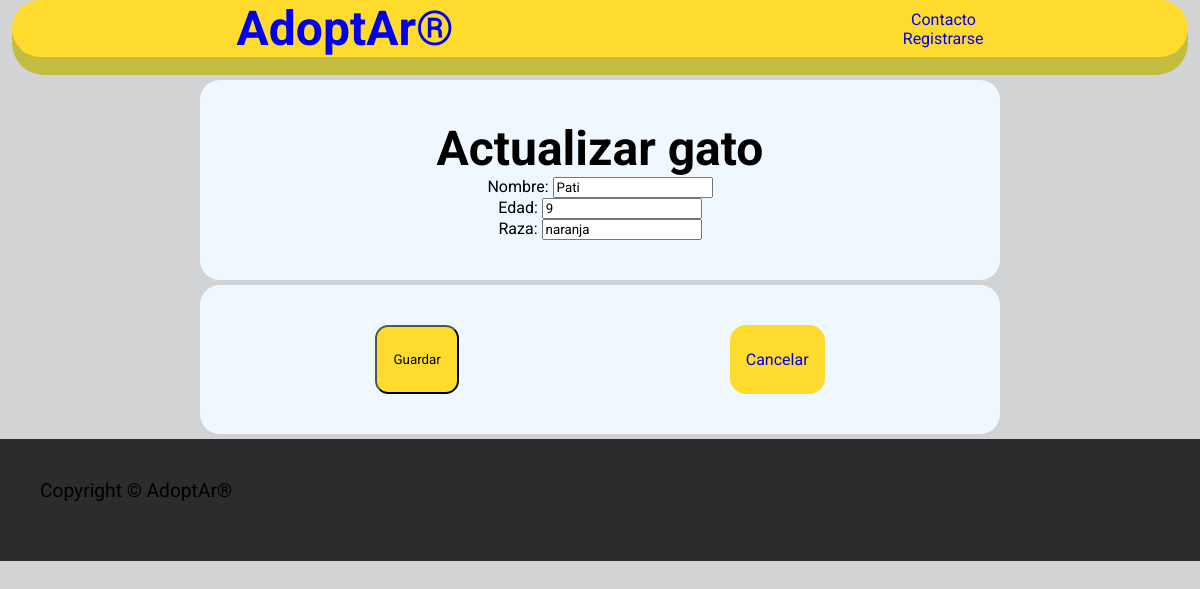
Page /gato/1/update/ on the committed database.
### Gato/models.py (models this page shows, shortened)
class Gato(models.Model):
    nombre = models.CharField(max_length=20, null=True, blank=True)
    edad = models.IntegerField(null=True, blank=True)
    raza = models.CharField(max_length=20, null=True, blank=True)
    estado = models.BooleanField(default=True)

### Gato/views.py (the view)
# urls.py: path('<int:pk>/update/', GatoUpdate.as_view(), name='updategato'),
class GatoUpdate(UpdateView,LoginRequiredMixin):
    model = Gato
    template_name = 'gato_form.html'
    fields = ['nombre','edad','raza']
    success_url = reverse_lazy('gatolist')

### Gato/templates/gato_form.html (shortened to what this page needs)
{% extends 'base.html' %}
{% block content %}
    <section>
    <h3>
        {% if gato %}Actualizar{% else %}Crear{% endif %}
        gato
    </h3>
    <form method="post">
        {{ form.as_div }}
    </section>
    <section class="btn-redirect">
        <button class="adopt-btn" type="submit">Guardar</button>
        <a  class="adopt-btn" href="{% url 'gatolist' %}" class="button">Cancelar</a>
    </section>
{% endblock %}

### User/static/css/styles.css (style rules this page uses)
* { margin: 0; padding: o; font-family: 'Roboto', sans-serif; text-decoration: none; }
body { font-family: "Roboto", sans-serif; background-color: rgb(209, 211, 213); }
section { width: 60%; margin-left: auto; margin-right: auto; background-color: aliceblue; padding: 40px; margin-top: 5px; border-color: rgb(212, 218, 224); border-radius: 20px; }
h3 { font-size: 3em; }
.btn-redirect { display: flex; justify-content: space-around; }
.adopt-btn { background-color: rgba(255,219,46,255); padding: 25px 16px; border-radius: 1em; }

### rows in the picture
Gato: nombre "Pati", edad "9", raza "naranja"
